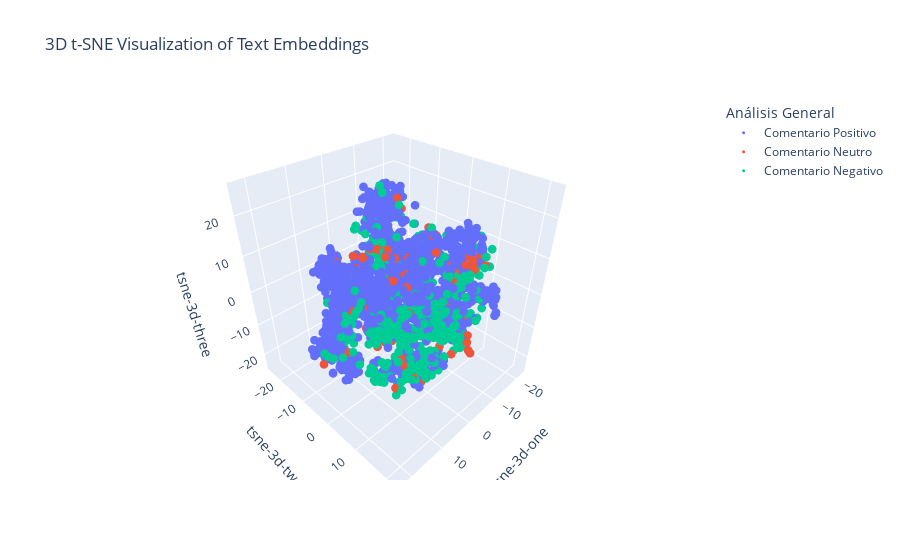

This figure's notebook cell:
### Code cell
fig = px.scatter_3d(
    data,
    x='tsne-3d-one',
    y='tsne-3d-two',
    z='tsne-3d-three',
    color='Análisis General',
    hover_data=['full_text_processed'],
    title='3D t-SNE Visualization of Text Embeddings'
)
fig.update_traces(marker=dict(size=3))
fig.show()

### Figure 1 — Plotly figure (JSON) as saved in the notebook; plotly's stock layout.template omitted (floating-point values rounded to 4 significant figures; data arrays with more than 128 entries replaced by an {"elided": "..."} marker saying what was removed)
{"data": [{"customdata": {"elided": "2117x1 str values"}, "hovertemplate": "Análisis General=Comentario Positivo<br>tsne-3d-one=%{x}<br>tsne-3d-two=%{y}<br>tsne-3d-three=%{z}<br>full_text_processed=%{customdata[0]}<extra></extra>", "legendgroup": "Comentario Positivo", "marker": {"color": "#636efa", "size": 3, "symbol": "circle"}, "mode": "markers", "name": "Comentario Positivo", "scene": "scene", "showlegend": true, "type": "scatter3d", "x": {"elided": "2117 float values"}, "y": {"elided": "2117 float values"}, "z": {"elided": "2117 float values"}}, {"customdata": [["@Jennihermoso https://t.co/8f91HmjS8a"], ["@Jennihermoso @Barca_Buzz English version?"], ["@XaviHern6_ @Jennihermoso https://t.co/Q1XSV9I9lc"], ["@Roldier @Jennihermoso pensaba que eras el reven y digo “coño que reformed está de repente” 😭"], ["@Jennihermoso Pensaba que estaba leyendo a @IreneMontero"], ["@Jennihermoso We werent in the MLS at 35 https://t.co/G9P1p48bdD"], ["@Jennihermoso Estos son los que se escandalizan por rubiales https://t.co/sBkbWD7vXj"], ["@Jennihermoso Hey, here is an English Translation for y'all What do you think about this? https://t.co/evz3j6oVCh"], ["@Jennihermoso English translation… https://t.co/2QQ6xnYHQ4"], ["@Jennihermoso https://t.co/fEY40M56sh"], ["@Jennihermoso Tienes que entrenar el lanzamiento de penalties. Lo lanzaste fatal.."], ["@Jennihermoso que opinas de mi once para esta jornada? https://t.co/1RExXdcaCq"], ["@SXTrece @Jennihermoso ¿Qué país?"], ["@Jennihermoso Prepárense para \"Joga Bonito\" x si no te Piqué sin Culé, Pero tengo mas hambre q el waka waka motakunka pa q después un distintivo en pantalones ni se disimule🫶❤️🔥🗿🧞♂️🌐"], ["@alexiaputellas @Jennihermoso 🫶"], ["@alexiaputellas @Jennihermoso Oye que de esto no habla o que, la cara tú💀 https://t.co/5BKNCxtskd"], ["@alexiaputellas @Jennihermoso Reúne a los vengadores y acaba con Thanos"], ["@alexiaputellas @Jennihermoso buenas alexia soy roncho"], ["@alexiaputellas @Jennihermoso https://t.co/KEGv5tTolm"], ["@Llourinho @alexiaputellas @Jennihermoso https://t.co/ZV5VuGP5ci"], ["@alexiaputellas @Jennihermoso Tebas and rubiales should resign today"], ["@alexiaputellas @Jennihermoso Dale ma' confía en mí Yo no soy tan malo como dicen No dejes que los hechos te aterroricen Deja que mis manos en tu espalda aterricen Que el olor de mis sábanas te hechice Que tu nivel haciéndolo Entre cuatro paredes divirtiéndonos Pide lo que quieras que esto no puede ser más… https://t.co/J1FZ4kIPJg"], ["@alexiaputellas @elandriuuu_ @Jennihermoso 🫶🏼"], ["@manuutinh0 @alexiaputellas @Jennihermoso https://t.co/IhILbKQkGm"], ["@alexiaputellas @Jennihermoso Madre"], ["@alexiaputellas @Jennihermoso Planificando el contraataque?"], ["@alexiaputellas @Jennihermoso https://t.co/zzQDqTBna3"], ["@alexiaputellas @Jennihermoso Rubiales aguantando por lo civil o lo criminal en su puesto: https://t.co/ZTkWQbmJqn"], ["@alexiaputellas @Jennihermoso HIJA ETERNA DE DON JORGE VILDA https://t.co/aU3IBZuEHI"], ["@alexiaputellas @Jennihermoso Es increible!"], ["@alexiaputellas @Jennihermoso @GaryLineker"], ["@alexiaputellas @Jennihermoso OjO a todos que aplauden. Mañana puede ser la nueva víctima que llevar a la hoguera."], ["@alexiaputellas @Jennihermoso Tengo un amigo que busca trabajo ya … https://t.co/GVlORry8J6"], ["@alexiaputellas @Jennihermoso PUES VALE"], ["@alexiaputellas @Jennihermoso https://t.co/QewkWSviNX"], ["@alexiaputellas @Jennihermoso Todo vale para hacer daño España"], ["@alexiaputellas @Jennihermoso S’ha acabat quina cosa? Deixareu la selecció espanyola totes les jugadores?"], ["@futpro_es @SEFutbolFem @Jennihermoso Entonces como explicas esto ?"], ["@futpro_es @jonathanmartinz @SEFutbolFem @Jennihermoso Ese #seacabo me hace pensar que no ha sido la primera vez."], ["@futpro_es @ainhoar7 @SEFutbolFem @Jennihermoso Pim pam! I ara el Barça com ho farà per fer un segon comunicat? O deixarà de ser 'més que un club'?"], ["@futpro_es @SEFutbolFem @Jennihermoso @cucadellum em sembla que, si bé el contingut és impecable, necessiten amb urgència els teus serveis. Molt fort l’estilogràfica plantada entre ambdós documents…"], ["@futpro_es @SEFutbolFem @Jennihermoso @JoanLaportaFCB quin audios tenen? silenci..els valors.. @enricmasip5 ufffff.."], ["@AitanaBonmati Piular en català també estaria bé i diries el mateix."], ["@AitanaBonmati @EsportudoW"], ["@AitanaBonmati Això vol dir que deixareu d'anar a la selecció mentre ell sigui president?"], ["@AitanaBonmati Hauries de renunciar a la selecció nyola avui mateix."], ["@AitanaBonmati @TOSLI13 Tenéis que dejar de ir todas a la selección y si vuestros compañeros tuvieran un poco de decencia, tendrían que hacer lo mismo"], ["@AitanaBonmati Ja no hi ha cap partit amb Espanya abans de la elecció de la pilota d'or soposo. Què opines del comunicat del teu club?"], ["@AitanaBonmati Lo que teneis que hacer es no jugar mas con la selección hasta que se resuelva"], ["@AitanaBonmati … ahora se entiende la razón de los mails"], ["@catacoll2001 @Jennihermoso catalina🫡"], ["@catacoll2001 @Jennihermoso 🫡🫡"], ["@catacoll2001 @Jennihermoso !!!!"], ["@catacoll2001 @laiamarques @Jennihermoso @JoanLaportaFCB Això,Joan,això."], ["@catacoll2001 @PoblaSanti @Jennihermoso Ho sou!"], ["@catacoll2001 @_alvarito_18 @Jennihermoso Y si seguis los pasos de @BorjaIglesias9 …"], ["@catacoll2001 @CarlosTuilla @Jennihermoso @chemapalacian"], ["@catacoll2001 @Itxi_Iri @Jennihermoso Eso es lo más triste de todo.."], ["@catacoll2001 @Jennihermoso Con Jenni o con la presión social?"], ["@catacoll2001 @Jennihermoso Tendríais que salir todas a decir que se acabó la selección como.ha hecho @BorjaIglesias9."], ["@catacoll2001 @Jennihermoso Pos feu lo mateix que Borja Iglesias"], ["@7olgacarmona @desselebrada @Jennihermoso cc @tortondo"], ["@ale_2572 ¿Me sigues solo para decirme cómo debo pensar o lo que puedo publicar? He escrito hoy un post. Y no, no tolero imposición alguna ni de tu parte ni de ningún ministro o ministra. He sido crítica con Montero cuando he debido y la he aplaudido cuando he considerado. Y lo soy también…"], ["@7olgacarmona @Jennihermoso goatga"], ["@7olgacarmona @Jennihermoso 🫡©️🫶🤍"], ["@7olgacarmona @Jennihermoso 🫡🤍💛"], ["@7olgacarmona @Jennihermoso 🥹🥹🥹❤️"], ["@7olgacarmona @Jennihermoso No jodas, que le han hecho?"], ["@7olgacarmona @Jennihermoso @Pun_freak"], ["@atheeneeaa_10 @Jennihermoso @SportyBetNG why can't I withdraw the money in my sportybet account??? Since yesterday I've been trying to withdraw but to no avail. please do something"], ["@atheeneeaa_10 @Jennihermoso Anyone knows who won the worldcup?"], ["@atheeneeaa_10 @Jennihermoso A ver si es verdad esta vez…"], ["@atheeneeaa_10 @Jennihermoso https://t.co/QFOcLul0iL"], ["@atheeneeaa_10 @pixelillo @Jennihermoso @BiancaAguilar14"], ["@atheeneeaa_10 @Stillmanator @Jennihermoso What is going on 🤯"], ["@atheeneeaa_10 @ceciliaencina @Jennihermoso Renunciar todas, por favor. Es lo mínimo que podéis hacer.."], ["@atheeneeaa_10 @Jennihermoso Eing"], ["@atheeneeaa_10 @Jennihermoso Quien es ?"], ["@atheeneeaa_10 @Jennihermoso https://t.co/3YCgHLMZJ1"], ["@atheeneeaa_10 @Jennihermoso ¿Ya no ?"], ["@atheeneeaa_10 @Jennihermoso Eh?"], ["@atheeneeaa_10 @TrainerExtreme @Jennihermoso Próxima convocatoria rechazarla como ha hecho @BorjaIglesias9"], ["@marisabelrr1 @Jennihermoso Dilo"], ["@marisabelrr1 @Jennihermoso @Sfmu10 aquí y @atheeneeaa_10 también se pronunció"], ["@marisabelrr1 @Jennihermoso Entra al Gran Canaria con su camiseta hoy!!! Sería muy top!"], ["@marisabelrr1 @Jennihermoso Perece que va ser mentira lo que dijo el calvo😂"], ["@marisabelrr1 @Jennihermoso Casillas presidente."], ["@marisabelrr1 @Jennihermoso Ya era hora"], ["@marisabelrr1 @laiacopa @Jennihermoso Espero que a partir de ahora actueis todas unidas. Solo asi ganareis"], ["@Irene_Paredes4 @PabloEchenique @Jennihermoso No"], ["@Irene_Paredes4 @totalBarca @Jennihermoso @tipcoineth $tip"], ["@SalmaParalluelo @Jennihermoso CC @tortondo"], ["@SalmaParalluelo @Jennihermoso I feed the pigeons, I sometimes feed the sparrows too, it gives me a sense of enormous wellbeing (Parklife!)"], ["@SalmaParalluelo @Jennihermoso #TebasDimisión"], ["@SalmaParalluelo @Jennihermoso No has firmado el comunicado???"], ["@SalmaParalluelo @Jennihermoso @ISxviii شوفييي استلميها بالله ههههههههههههههههه"], ["@AFerrer_10 @Jennihermoso Ojala lo hubierais echo en su momento como lo hicieron las 12 sin miedo a nada, pero a día de hoy ya no tenéis q tener miedo alzar la voz de una vez por todas por las q lo hicieron por las q intentaron luchar y no fueron y por vosotras"], ["@AFerrer_10 @Jennihermoso Estas en Albacete hoy hace mucho calor"], ["@AFerrer_10 @Jennihermoso Justicia, libertad de espresión y libertad."], ["@AFerrer_10 @Jennihermoso Madre mía"], ["@AFerrer_10 @Jennihermoso Estoy de acuerdo. Pero puestos a que se empañe vuestro mundial merecidísimo. Campeonas. Se tenia que hacer desde el segundo día. (Mínimo). Dicho eso disfruté del partido muchísimo. A por el siguirnte campeonato."], ["@AFerrer_10 @Yolanda_Diaz_ @Jennihermoso 💥Yolanda Díaz y su amigo Ramiro Santalices💥 Santahttps://youtu.be/s0EK2MdZjvQ?si=YwcdQs9VTAykraSm"], ["@AFerrer_10 @Jennihermoso ¿Donde?"], ["@AFerrer_10 @Yolanda_Diaz_ @Jennihermoso https://t.co/QjhzYGonqU"], ["@AFerrer_10 @Jennihermoso Qué ha dicho Rubiales de Jenni?"], ["@AFerrer_10 @Jennihermoso Muhammad Qasim has seen Prophet Muhammad SAW many times in his dreams. In Qasim's dreams Prophet Muhammad SAW has shared important messages for the Muslim ummah. Muhammad Qasim Dreams - Learn about these messages and their importance https://t.co/P41iTniDJf https://t.co/k3gnsGbo16"], ["@teresabelleira @Jennihermoso dile q misa q rondita de desbloqueos q podemos vivir todas en paz reconciliadas"], ["@teresabelleira @julia23cule @Jennihermoso @F_DeFreitas13"], ["@teresabelleira @Jennihermoso @RafaLouzan"], ["@teresabelleira @Jennihermoso Golpista?"], ["@teresabelleira @Jennihermoso ESTAS CON NOSOTROS, MANDA UNA FIRMA https://t.co/KAeWcIdQIz"], ["@teresabelleira @Yolanda_Diaz_ @Jennihermoso Petición a la Casa de S.M. el Rey para que retire el título de \"REAL\" a la RFEF Por #JenniHermoso, firma y RT, por favor. #SeAcabó https://t.co/p5OD2K4vye"], ["@IvanaAndresSanz @Jennihermoso Las mismas vibes que el Barcelona!"], ["@IvanaAndresSanz @Jennihermoso ahahahahhahaahah"], ["@IvanaAndresSanz @Jennihermoso Lo tardaste bien hija!"], ["@IvanaAndresSanz @Jennihermoso Ya entrados en gasto #VildaOut"], ["@mariona8co @Jennihermoso Creo que no mereció la pena…"], ["@mariona8co @Seve2021 @Jennihermoso 🤮 https://t.co/ofXjkLJxNC"], ["@mariona8co @Jennihermoso Deberíais filtrar todo lo que sabéis del Torrente Rubiales y el quebrantahuesos del Vilda. El mundo tiene que saberlo."], ["@claudiazornoza @Jennihermoso Ojalá se vaya este payaso de la @rfef"]], "hovertemplate": "Análisis General=Comentario Neutro<br>tsne-3d-one=%{x}<br>tsne-3d-two=%{y}<br>tsne-3d-three=%{z}<br>full_text_processed=%{customdata[0]}<extra></extra>", "legendgroup": "Comentario Neutro", "marker": {"color": "#EF553B", "size": 3, "symbol": "circle"}, "mode": "markers", "name": "Comentario Neutro", "scene": "scene", "showlegend": true, "type": "scatter3d", "x": [-3.668, -4.679, 3.359, 0.05429, 14.41, -2.818, -1.332, -4.559, -4.567, -3.237, 10.69, -5.112, -13.65, 10.85, -3.724, 0.4705, 4.524, -0.1661, 1.046, 2.113, 6.645, 1.742, -3.769, 2.626, -1.368, 0.7778, 1.421, 6.509, 0.1587, -4.852, 1.268, -5.384, 2.579, 0.3873, 1.73, 6.773, 9.975, 18.84, 11.88, 10.16, 11.46, 10.49, -3.023, -4.572, 6.422, 6.172, 5.925, 7.335, 5.669, -2.598, -13.73, -13.75, -15.79, -16.71, -16.26, -18.01, -17.18, -18.57, -15.4, 6.92, -18.26, -0.2896, 6.465, -0.3305, 3.02, 3.135, 0.9943, 0.6501, -1.467, -7.595, -3.87, -3.575, -9.512, -8.75, -6.578, 5.724, -11.15, -7.827, -9.521, -8.948, -7.688, 3.508, -12.21, -4.804, -15.26, 2.917, 6.214, -15.19, 0.5928, 16.5, 21.21, -0.4183, 0.3717, 4.49, 3.038, -2.242, 2.027, -12.94, -17.01, -13.75, 10.1, -11.16, -13.91, -13.14, 10.61, -14.31, -8.993, -11.24, -10.97, -13.0, -5.041, 13.53, 7.472, 7.633, 11.42, 8.639, -17.8, -17.56, 10.65, 9.803], "y": [15.42, 18.1, -16.57, 16.22, -5.819, 17.97, 11.7, 17.57, 17.64, 16.07, 4.25, 16.56, 7.325, 3.608, -21.67, -17.06, -19.03, -21.22, -18.1, -17.12, 7.651, -20.4, -21.71, -18.29, -19.62, -15.02, -18.76, 8.266, -18.55, -19.9, -16.11, -18.02, -19.79, -19.43, -18.38, -16.51, -3.337, 5.069, -7.565, -0.8882, -2.412, -0.6354, -12.81, -4.202, -0.6179, 0.3751, 2.162, -1.685, 1.82, -3.624, -13.36, -13.57, -11.9, -10.85, -12.15, -9.448, -11.43, -14.53, -13.35, 2.937, -10.16, 1.283, 8.411, 7.346, 4.307, 4.303, 6.911, 10.26, 4.873, 14.15, 13.27, 7.193, 13.33, 12.22, 13.12, 4.003, 13.24, 14.57, 13.26, 16.46, 14.4, 5.738, -5.581, 5.028, 2.416, 21.88, 1.204, -2.875, -13.44, 0.2034, -3.048, 0.4557, -2.434, 8.577, -9.287, -4.259, -0.9617, 4.22, 1.808, 3.801, 0.6282, 8.022, 5.045, 4.322, 12.76, 5.395, 10.69, 11.04, 10.84, -12.62, -0.2956, 9.234, 7.989, 11.64, 9.881, 10.14, -4.604, -7.124, 6.33, 7.669], "z": [-6.821, -9.375, -10.34, -7.786, -7.666, -6.06, -9.147, -8.759, -8.84, -6.646, -3.176, -5.205, 3.795, -6.731, -9.462, -10.5, -3.666, -6.942, -9.069, -9.997, 12.97, -11.32, -9.477, -10.48, -11.82, -5.497, -8.981, 9.755, -11.7, -5.82, -8.745, -6.836, -9.416, -7.042, -9.172, -5.82, 12.0, 8.764, 11.34, 14.39, 14.84, 14.96, 14.94, 19.52, 15.15, 15.01, 15.69, 15.02, 15.65, 22.85, -5.037, -5.412, -1.951, 1.505, 0.09534, -0.3754, -3.407, -2.928, -3.582, 16.08, 1.203, -15.63, 3.066, -23.67, -21.03, -20.98, -19.06, -18.23, -21.01, 12.67, 19.16, 13.38, 11.34, 12.29, 11.54, 14.52, 11.74, 10.4, 11.33, 11.81, 11.03, 14.49, -12.42, 16.1, -9.329, 1.118, -9.829, -9.45, -1.675, -7.005, -9.644, -14.93, -15.3, 14.83, -13.53, -16.75, 6.287, 4.378, 1.191, 2.949, 2.488, -1.475, 2.824, 1.05, 7.911, 0.1047, -12.56, -5.259, -6.116, 11.82, -1.45, 15.02, -9.722, -12.29, -14.95, -9.875, 7.569, 8.947, 17.97, 12.64]}, {"customdata": {"elided": "435x1 str values"}, "hovertemplate": "Análisis General=Comentario Negativo<br>tsne-3d-one=%{x}<br>tsne-3d-two=%{y}<br>tsne-3d-three=%{z}<br>full_text_processed=%{customdata[0]}<extra></extra>", "legendgroup": "Comentario Negativo", "marker": {"color": "#00cc96", "size": 3, "symbol": "circle"}, "mode": "markers", "name": "Comentario Negativo", "scene": "scene", "showlegend": true, "type": "scatter3d", "x": {"elided": "435 float values"}, "y": {"elided": "435 float values"}, "z": {"elided": "435 float values"}}], "layout": {"legend": {"title": {"text": "Análisis General"}, "tracegroupgap": 0}, "scene": {"domain": {"x": [0, 1], "y": [0, 1]}, "xaxis": {"title": {"text": "tsne-3d-one"}}, "yaxis": {"title": {"text": "tsne-3d-two"}}, "zaxis": {"title": {"text": "tsne-3d-three"}}}, "title": {"text": "3D t-SNE Visualization of Text Embeddings"}}}
